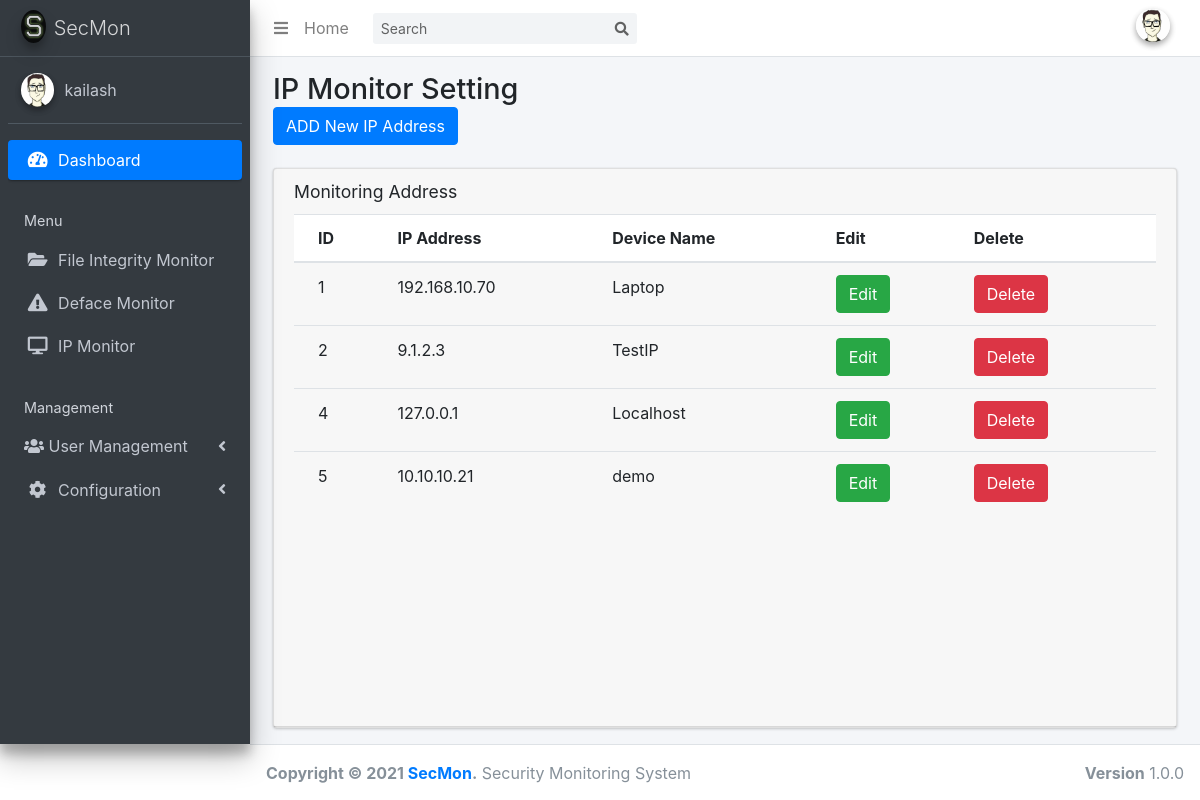
Screenshot of /ipmon_sett.php with the database file from the repository.
### tables this page shows
CREATE TABLE `filescan_config` (
  `id` int(255) NOT NULL,
  `account` varchar(200) NOT NULL,
  `scan_path` varchar(200) NOT NULL,
  `email` varchar(200) NOT NULL,
  `file_extensions` varchar(200) NOT NULL
);

CREATE TABLE `IPstatus_config` (
  `id` int(255) NOT NULL,
  `ip_addr` varchar(255) NOT NULL,
  `device_name` varchar(255) NOT NULL
);

### ipmon_sett.php (the view, shortened to what this page needs)
<!DOCTYPE html>
<html>
<head>
    <link rel="stylesheet" href="plugins/fontawesome-free/css/all.min.css">
    <link rel="stylesheet" href="https://code.ionicframework.com/ionicons/2.0.1/css/ionicons.min.css">
    <link rel="stylesheet" href="dist/css/adminlte.min.css">
    <link rel="stylesheet" href="https://stackpath.bootstrapcdn.com/bootstrap/4.3.1/css/bootstrap.min.css">
</head>
<body class="hold-transition sidebar-mini">
    <div class="wrapper">
        <?php include 'themepart/nav-bar.php'; ?>
        <?php include 'themepart/sidebar.php'; ?>
        <div class="content-wrapper">
            <section class="content-header">
                <div class="container-fluid">
                    <div class="row mb-2">
                        <div class="col-sm-6">
                            <h1>IP Monitor Setting</h1>
                            <button type="button" class="btn btn-primary" data-toggle="modal" data-target="#addIPModal">ADD New IP Address</button>
                        </div>
                    </div>
                </div>
            </section>
            <section class="content">
                <div class="container-fluid">
                    <div class="row">
                        <div class="col-12">
                            <div class="card">
                                <div class="card-header">
                                    <h3 class="card-title">Monitoring Address</h3>
                                    <div class="card-body table-responsive p-0" style="height: 500px;">
                                        <?php $connection=mysqli_connect( "localhost", "root", "", "hash_analyzer"); $query="SELECT * FROM IPstatus_config" ; $query_run=mysqli_query($connection, $query); ?>
                                        <table class="table table-head-fixed text-nowrap">
                                            <thead>
                                                <tr>
                                                    <th>ID</th>
                                                    <th>IP Address</th>
                                                    <th>Device Name</th>
                                                    <th>Edit</th>
                                                    <th>Delete</th>
                                                </tr>
                                            </thead>
                                            <tbody>
                                                <?php if (mysqli_num_rows($query_run)> 0) { while ($row = mysqli_fetch_assoc($query_run)) { ?>
                                                <tr>
                                                    <td>
                                                        <?php echo $row['id']; ?> </td>
                                                    <td>
                                                        <?php echo $row['ip_addr']; ?> </td>
                                                    <td>
                                                        <?php echo $row['device_name']; ?> </td>
                                                    <td>
                                                        <button type="button" class="btn btn-success editbtn" data-toggle="modal" data-target="#editIPModal">Edit</button>
                                                    </td>
                                                    <td>
                                                        <button type="button" class="btn btn-danger deletebtn" data-toggle="modal" data-target="#deleteIPModal">Delete</button>
                                                    </td>
                                                </tr>
                                                <?php } } else { echo "No record found!"; } ?>
                                            </tbody>
                                        </table>
                                    </div>
                                </div>
                            </div>
                        </div>
                    </div>
                </div>
            </section>
        </div>
        </div>
<?php include 'themepart/footer.php'; ?>
</body>
</html>

### themepart/sidebar.php (shortened to what this page needs)
<html>
<head>
</head>
<aside class="main-sidebar sidebar-dark-primary elevation-4">
    <a href="dashboard.php" class="brand-link">
      <img src="dist/img/secmon.png" alt="AdminLTE Logo" class="brand-image img-circle elevation-3"
           style="opacity: .8">
      <span class="brand-text font-weight-light">SecMon</span>
    </a>
    <div class="sidebar">
      <div class="user-panel mt-3 pb-3 mb-3 d-flex">
        <div class="image">
          <img src="dist/img/avatar.png" class="img-circle elevation-2" alt="User Image">
        </div>
        <?php
        $connection = mysqli_connect("localhost","root","","hash_analyzer");
        $query= "SELECT * FROM filescan_config";
        $query_run= mysqli_query($connection,$query);
        $row = mysqli_fetch_assoc($query_run);
        ?>
        <div class="info">
          <a href="#" class="d-block"><?php echo $row['account']; ?></a>
        </div>
      </div>
      <nav class="mt-2">
        <ul class="nav nav-pills nav-sidebar flex-column" data-widget="treeview" role="menu" data-accordion="false">
          <li class="nav-item has-treeview menu-open">
            <a href="dashboard.php" class="nav-link active">
              <i class="nav-icon fas fa-tachometer-alt"></i>
              <p>
                Dashboard
              </p>
            </a>
          </li>
          <li class="nav-header">Menu</li>
          <li class="nav-item has-treeview">
            <a href="fim.php" class="nav-link">
              <i class="nav-icon fa fa-folder-open"></i>
              <p>
                File Integrity Monitor
              </p>
            </a>
          <li class="nav-item has-treeview">
            <a href="webmon.php" class="nav-link">
              <i class="nav-icon fa fa-exclamation-triangle"></i>
              <p>
                Deface Monitor
              </p>
            </a>
             <li class="nav-item has-treeview">
            <a href="ipmon.php" class="nav-link">
              <i class="nav-icon fa fa-desktop"></i>
              <p>
                IP Monitor
              </p>
            </a>
          <li class="nav-header">Management</li>
          <li class="nav-item has-treeview">
            <a href="#" class="nav-link">
              <i class="fas fa-users"></i>
              <p>
                User Management
                <i class="fas fa-angle-left right"></i>
              </p>
            </a>
          </li>
          <li class="nav-item has-treeview">
            <a href="#" class="nav-link">
              <i class="nav-icon fa fa-cog"></i>
              <p>
                Configuration
                <i class="fas fa-angle-left right"></i>
              </p>
            </a>
          </li>
        </ul>
      </nav>
    </div>
  </aside>

### rows the page displays
filescan_config: account "kailash"
ipstatus_config: id "1", ip_addr "192.168.10.70", device_name "Laptop"
ipstatus_config: id "2", ip_addr "9.1.2.3", device_name "TestIP"
ipstatus_config: id "4", ip_addr "127.0.0.1", device_name "Localhost"
ipstatus_config: id "5", ip_addr "10.10.10.21", device_name "demo"
